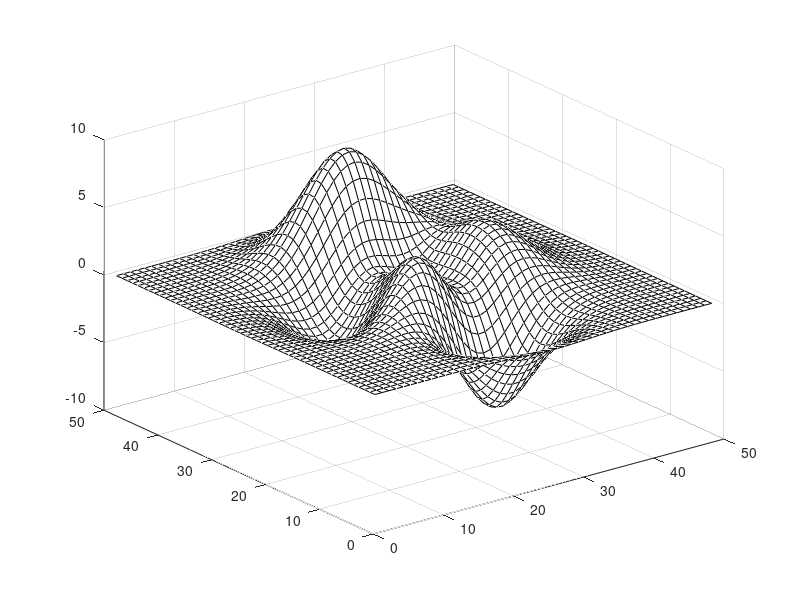

This chart was generated by the following MATLAB code: (Note: this script raises an error after producing the figure.)
%=============================================================================
% Copyright (c) 2016-present Allan CORNET (Nelson)
%=============================================================================
% This file is part of the Nelson.
%=============================================================================
% LICENCE_BLOCK_BEGIN
% SPDX-License-Identifier: LGPL-3.0-or-later
% LICENCE_BLOCK_END
%=============================================================================
% <--ADV-CLI MODE-->
%=============================================================================
f = figure();
surf(peaks);
colormap('white');
r = f.ColorMap;
assert_isapprox(r(1:2, :), [1, 1, 1; 1, 1, 1], 1e-4); 
%=============================================================================
